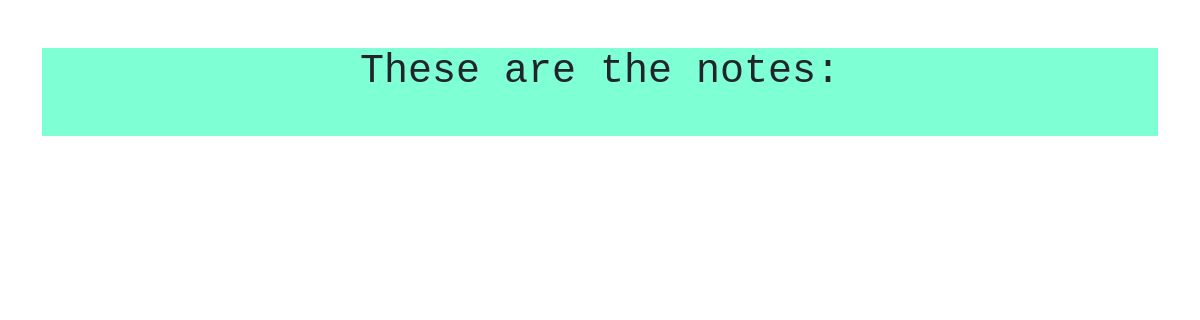
Before: /smart/notes/ with the older database file.
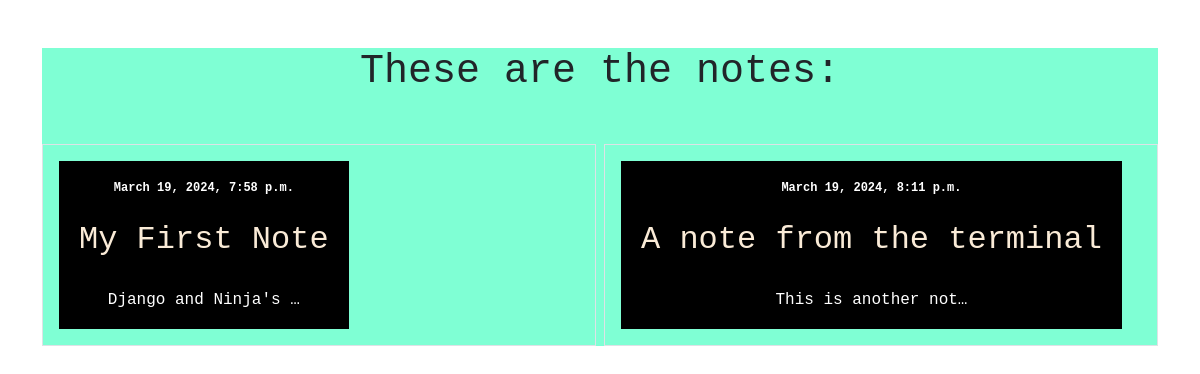
After: the same page with the newer database file.
### notes/models.py (models this page shows)
class Notes(models.Model):
    title = models.CharField(max_length = 200)
    text = models.TextField()
    created = models.DateTimeField(auto_now_add = True)

### notes/views.py (the view)
# urls.py: path('notes/', views.NotesListView.as_view(), name="notes.list"),
class NotesListView(ListView):
    model = Notes
    context_object_name = "notes" # this is our whole end point. Now we just need to change our end point url.
    template_name = "notes/notes_list.html"

### notes/templates/notes/notes_list.html
{% extends "base.html" %}
{% block content %}
    <div class = "wrapper">
        <h1 class="my-5 main_header">These are the notes:</h1>
        <div class = "row row-cols3 g-2">
            {% for note in notes %}
            <div class="col">
                <div class="p-3 border">
                    <table>
                        <tr>
                            <th>
                                <p><sup>{{note.created}}</sup></p>
                                <a href="{% url 'notes.detail' pk=note.id %}"><h2>{{note.title}}</h2></a>
                            </th>
                        </tr>
                        <tr>
                            <td>
                                <p>{{note.text|truncatechars:20}}
                                </p>
                            </td>
                        </tr>
                    </table>
                </div>
            </div>
            {% endfor %}
        </div>
    </div>
{% endblock %}

Changed rows visible on the page:
added Notes: created "March 19, 2024, 7:58 p.m.", title "My First Note", text "Django and Ninja's …"
added Notes: created "March 19, 2024, 8:11 p.m.", title "A note from the terminal", text "This is another not…"
